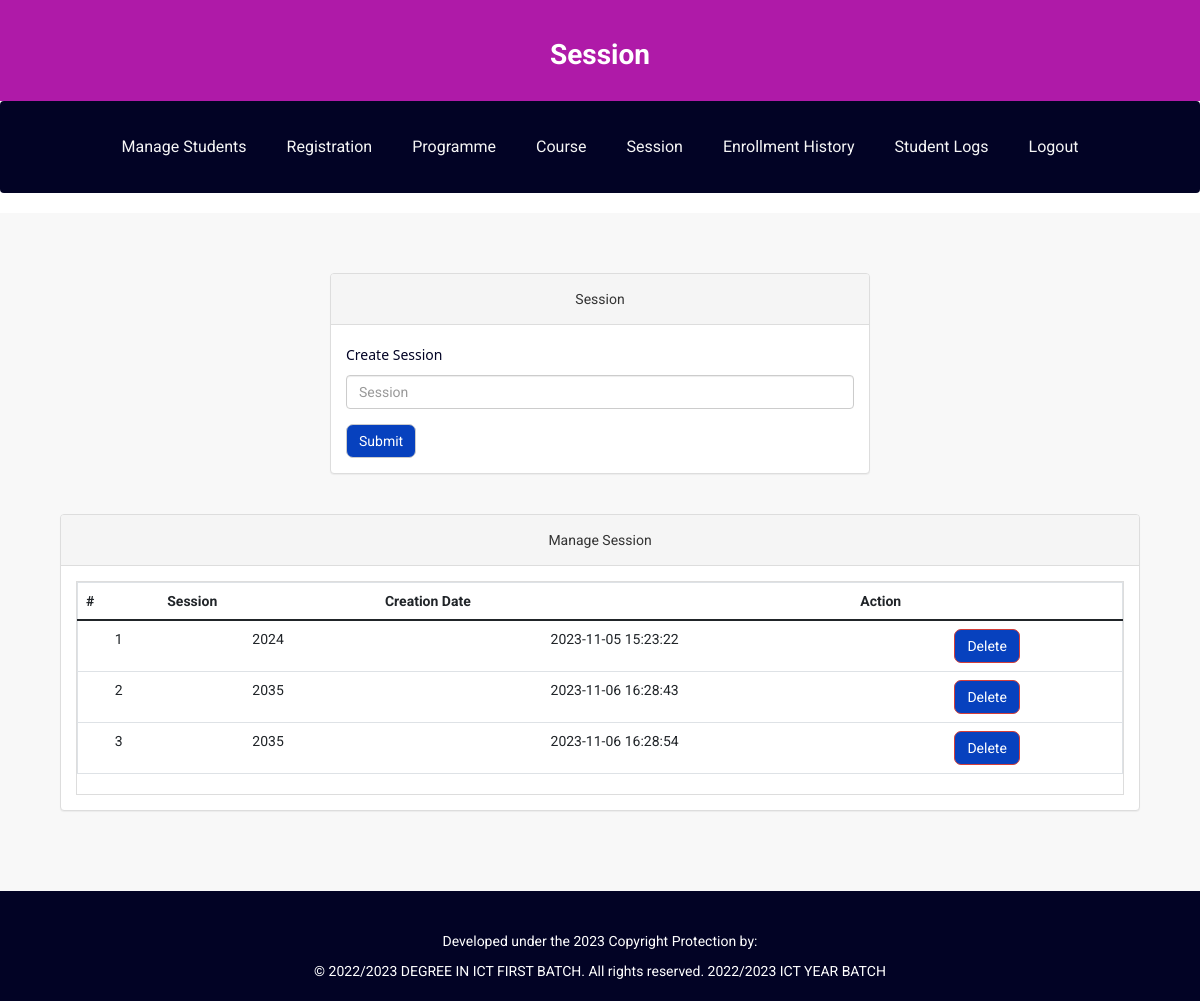
The app's page /onlinecourse/admin/session.php (signed in) with its own data.
### tables this page shows
CREATE TABLE `session` (
  `id` int(11) NOT NULL,
  `session` varchar(255) DEFAULT NULL,
  `creationDate` timestamp NULL DEFAULT current_timestamp()
);

### onlinecourse/admin/session.php (the view, shortened to what this page needs)
<?php
include('includes/config.php');
if (strlen($_SESSION['alogin']) == 0) {
    header('location:index.php');
} else {
    ?>
    <!DOCTYPE html>
    <html xmlns="http://www.w3.org/1999/xhtml">
    <head>
        <link href="https://cdn.jsdelivr.net/npm/bootstrap@5.0.2/dist/css/bootstrap.min.css" rel="stylesheet"
>
        <link href="../assets/css/bootstrap.css" rel="stylesheet" />
        <link href="../assets/css/font-awesome.css" rel="stylesheet" />
        <link href="../assets/css/style.css" rel="stylesheet" />
    </head>
    <body>
        <div class="studensPortalHeader">
            <h1 class="studentPortal">Session</h1>
        </div>
        <?php if ($_SESSION['alogin'] != "") {
            include('includes/menubar.php');
        }
        ?>
        <div class="content-wrapper">
            <div class="container">
                <div class="row">
                    <div class="col-md-3"></div>
                    <div class="col-md-6">
                        <div class="panel panel-default">
                            <div class="panel-heading">
                                Session
                            </div>
                            <div class="panel-body">
                                <form name="session" method="post">
                                    <div class="form-group">
                                        <label for="session">Create Session </label>
                                        <input type="text" class="form-control" id="sesssion" name="sesssion"
                                            placeholder="Session" />
                                    </div>
                                    <button type="submit" name="submit" class="btn btn-default">Submit</button>
                                </form>
                            </div>
                        </div>
                    </div>
                </div>
                <div class="col-md-12">
                    <div class="panel panel-default">
                        <div class="panel-heading">
                            Manage Session
                        </div>
                        <div class="panel-body">
                            <div class="table-responsive table-bordered">
                                <table class="table">
                                    <thead>
                                        <tr>
                                            <th>#</th>
                                            <th>Session</th>
                                            <th>Creation Date</th>
                                            <th>Action</th>
                                        </tr>
                                    </thead>
                                    <tbody>
                                        <?php
                                        $sql = mysqli_query($con, "select * from session");
                                        $cnt = 1;
                                        while ($row = mysqli_fetch_array($sql)) {
                                            ?>
                                            <tr>
                                                <td>
                                                    <?php echo $cnt; ?>
                                                </td>
                                                <td>
                                                    <?php echo htmlentities($row['session']); ?>
                                                </td>
                                                <td>
                                                    <?php echo htmlentities($row['creationDate']); ?>
                                                </td>
                                                <td>
                                                    <a href="session.php?id=<?php echo $row['id'] ?>&del=delete" onClick="return
                                                confirm('Are you sure you want to delete?')">
                                                        <button class="btn btn-danger">Delete</button>
                                                    </a>
                                                </td>
                                            </tr>
                                            <?php
                                            $cnt++;
                                        } ?>
                                    </tbody>
                                </table>
                            </div>
                        </div>
                    </div>
                </div>
            </div>
        </div>
        <?php include('includes/footer.php'); ?>
    </body>
    </html>
<?php } ?>

### onlinecourse/assets/css/style.css (style rules this page uses)
* { padding: 0; box-sizing: border-box; background-color: transparent; }
:root { --primaryColor: #af1aa8; --smoothWhite: rgb(247, 237, 246); --seconddary: #020325; }
body { font-family: "Roboto", sans-serif; line-height: 30px; }
.btn { border-radius: 7px; background-color: rgb(7, 65, 190) !important; color: white; font-weight: 400; }
.studensPortalHeader { background-color: var(--primaryColor); color: #fff; padding: 20px; text-align: center; }
.studentPortal { font-size: 28px; font-weight: bold; }
.content-wrapper { background-color: #f8f8f8; padding: 60px 0; text-align: center; }
form { text-align: left; }
label { font-family: "Segoe UI", Tahoma, Geneva, Verdana, sans-serif !important; font-weight: 500 !important; color: var(--seconddary) !important; }
.col-md-12 { margin-top: 20px; text-align: center; }

### records on screen
session: session "2024", creationDate "2023-11-05 15:23:22"
session: session "2035", creationDate "2023-11-06 16:28:43"
session: session "2035", creationDate "2023-11-06 16:28:54"
